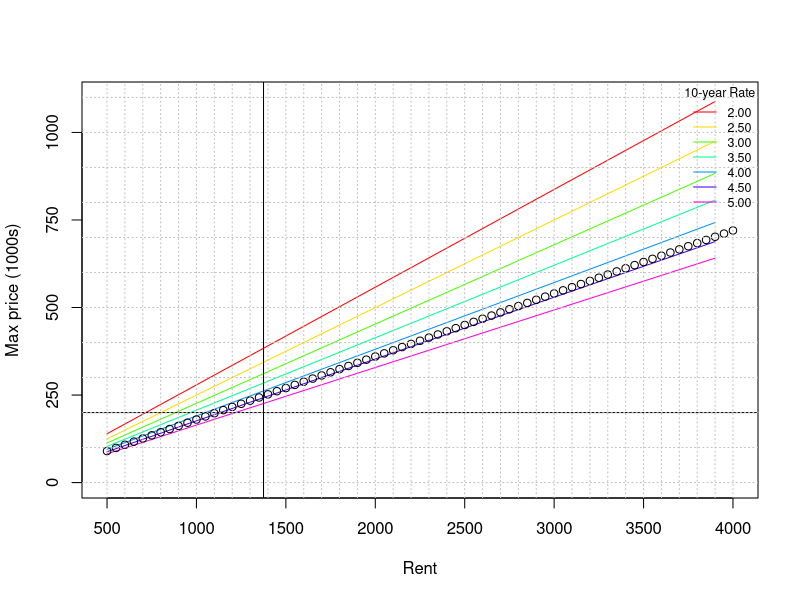

This figure's R source:
#
# MIT License
# 
# Copyright (c) 2017 ab5trakkt
# 
# Permission is hereby granted, free of charge, to any person obtaining a copy
# of this software and associated documentation files (the "Software"), to deal
# in the Software without restriction, including without limitation the rights
# to use, copy, modify, merge, publish, distribute, sublicense, and/or sell
# copies of the Software, and to permit persons to whom the Software is
# furnished to do so, subject to the following conditions:
# 
# The above copyright notice and this permission notice shall be included in all
# copies or substantial portions of the Software.
# 
# THE SOFTWARE IS PROVIDED "AS IS", WITHOUT WARRANTY OF ANY KIND, EXPRESS OR
# IMPLIED, INCLUDING BUT NOT LIMITED TO THE WARRANTIES OF MERCHANTABILITY,
# FITNESS FOR A PARTICULAR PURPOSE AND NONINFRINGEMENT. IN NO EVENT SHALL THE
# AUTHORS OR COPYRIGHT HOLDERS BE LIABLE FOR ANY CLAIM, DAMAGES OR OTHER
# LIABILITY, WHETHER IN AN ACTION OF CONTRACT, TORT OR OTHERWISE, ARISING FROM,
# OUT OF OR IN CONNECTION WITH THE SOFTWARE OR THE USE OR OTHER DEALINGS IN THE
# SOFTWARE.
#

# Wage
W <- 50000 # Yearly wage
HR <- 0.33 # Ratio of take-home-pay to housing
M <- HR*W/12

# Rent range
R_MIN <- 500
R_MAX <- 4000

# Price range
P_MIN <- 0
P_MAX <- 1100

# 10 year GOC bond rate
I_MIN <- 2.0
I_MAX <- 5.0

x <- seq(R_MIN, R_MAX, by=200)
i <- seq(I_MIN, I_MAX, by=0.5)

plot(0,0,xlim=c(R_MIN, R_MAX), yaxt='n', ylim=c(P_MIN, P_MAX), xlab="Rent", ylab="Max price (1000s)")
axis(2, ylim=c(P_MIN, P_MAX), at=seq(P_MIN, P_MAX, by=250))

# Ross K Rule of 2.3
cols = rainbow(length(i))
for (j in seq(1,length(i)))
{
  y <- 1.2*x/(2.3+i[j])
  lines(x, y, type='l', col=cols[j])
}

# "Rule of 15"
x <- seq(R_MIN, R_MAX, by=50) 
y <- 12*x*15/1000
lines(x, y, type='p', col="#000000")
abline(v=M, col="#000000")
abline(h=W*4/1000, col="#000000")

iStr = sprintf("%.2f", i)
abline(h=seq(P_MIN, P_MAX, by=100), v=seq(R_MIN, R_MAX, by=100), col="gray", lty=3)
legend('topright', iStr, title="10-year Rate", lty=1, col=cols, bty='n', cex=.75)